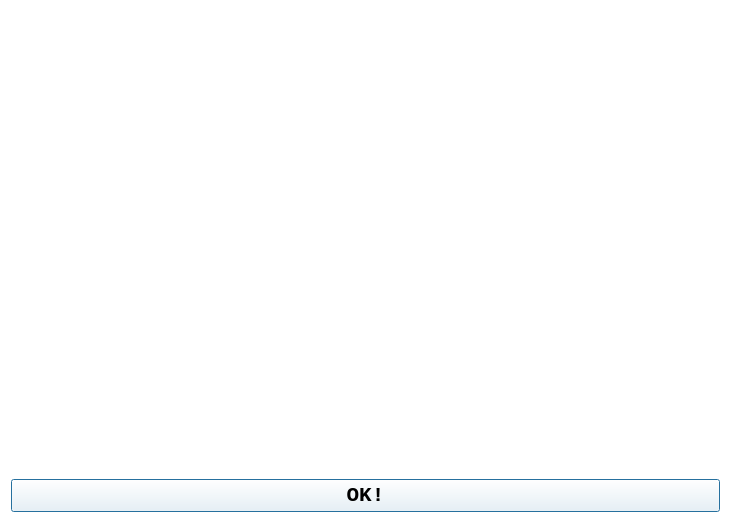
<?xml version="1.0" encoding="UTF-8"?>
<ui version="4.0">
 <class>About</class>
 <widget class="QDialog" name="About">
  <property name="geometry">
   <rect>
    <x>0</x>
    <y>0</y>
    <width>731</width>
    <height>523</height>
   </rect>
  </property>
  <property name="contextMenuPolicy">
   <enum>Qt::NoContextMenu</enum>
  </property>
  <property name="windowTitle">
   <string>KORP PST</string>
  </property>
  <property name="windowIcon">
   <iconset resource="resources.qrc">
    <normaloff>:/new/prefix1/images/about.png</normaloff>:/new/prefix1/images/about.png</iconset>
  </property>
  <property name="layoutDirection">
   <enum>Qt::LeftToRight</enum>
  </property>
  <property name="styleSheet">
   <string notr="true">background-color:white
</string>
  </property>
  <layout class="QGridLayout" name="gridLayout">
   <item row="2" column="0">
    <widget class="QPushButton" name="pushButton">
     <property name="font">
      <font>
       <family>Consolas</family>
       <pointsize>16</pointsize>
       <weight>75</weight>
       <bold>true</bold>
       <underline>false</underline>
       <strikeout>false</strikeout>
      </font>
     </property>
     <property name="styleSheet">
      <string notr="true">QPushButton#pushButton
{
	color: white;
	background-color: #b0ba1b;
	display:inline-block;
	padding:1em 1.5em;
	margin:0 0.3em 0.3em 0;
	border-radius:1em;
}

QPushButton:hover#pushButton{
	background-color: red;
};</string>
     </property>
     <property name="text">
      <string>OK!</string>
     </property>
    </widget>
   </item>
   <item row="1" column="0">
    <spacer name="verticalSpacer">
     <property name="orientation">
      <enum>Qt::Vertical</enum>
     </property>
     <property name="sizeHint" stdset="0">
      <size>
       <width>20</width>
       <height>40</height>
      </size>
     </property>
    </spacer>
   </item>
   <item row="0" column="0">
    <widget class="QLabel" name="label">
     <property name="text">
      <string/>
     </property>
     <property name="pixmap">
      <pixmap resource="resources.qrc">:/new/prefix1/images/korp-pst.png</pixmap>
     </property>
    </widget>
   </item>
  </layout>
 </widget>
 <resources>
  <include location="resources.qrc"/>
 </resources>
 <connections/>
</ui>
